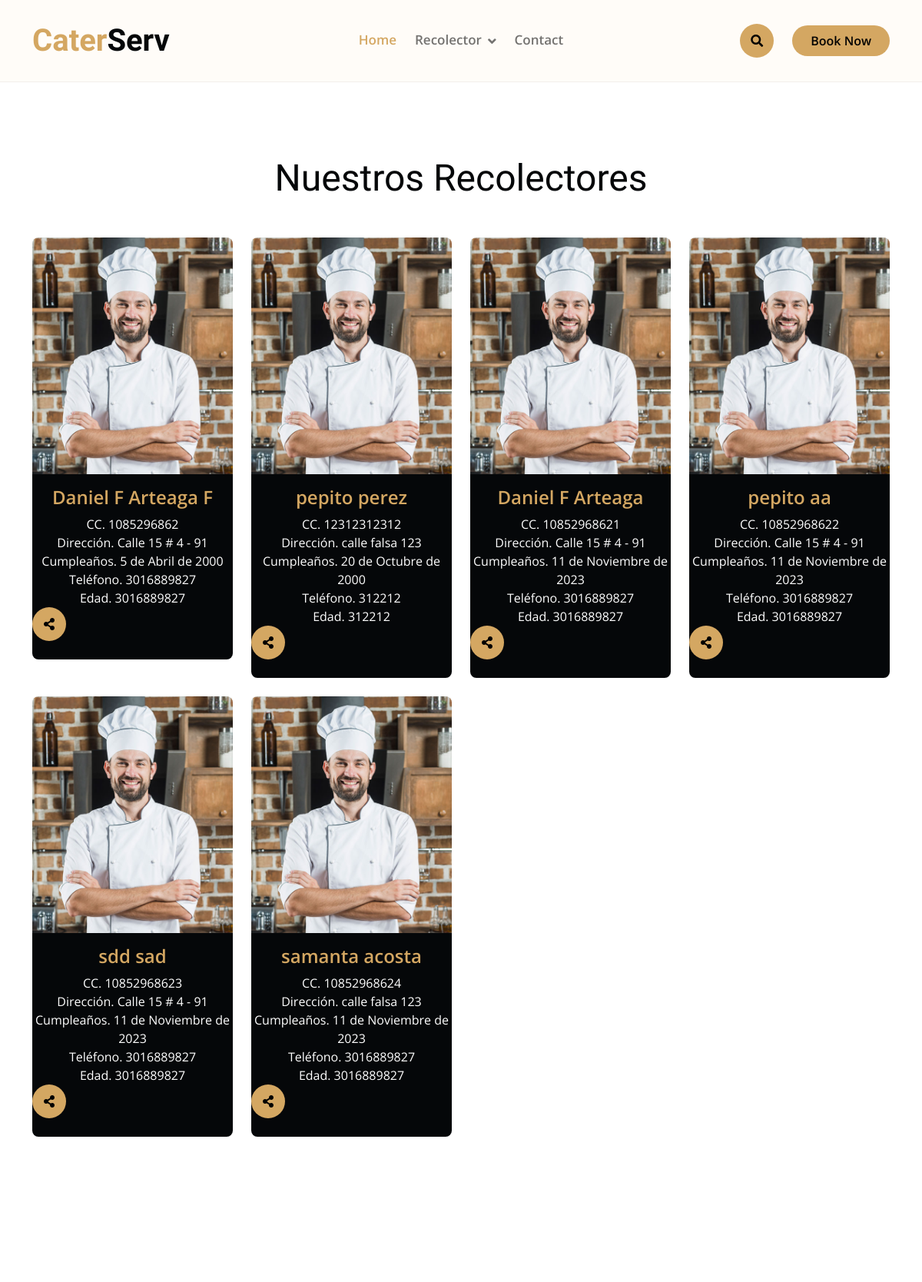
The app's page /recolector/mostrar (upper part), older data.
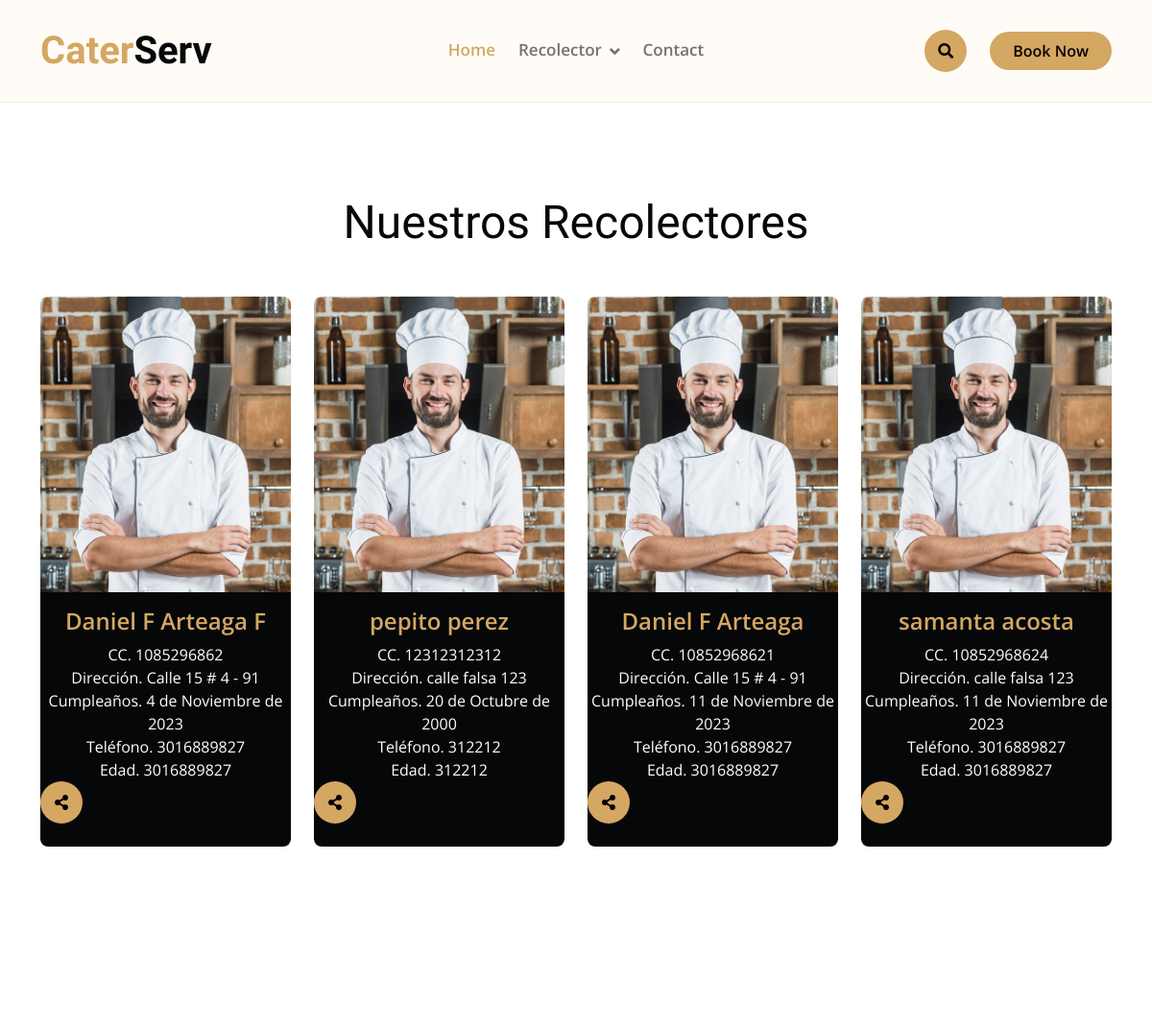
The same page, newer data.
### recolector/models.py (models this page shows, shortened)
class Recolector(models.Model):
    cedula = models.CharField(max_length=12, unique=True, verbose_name='Cedula')
    nombres = models.CharField(max_length=150, verbose_name='Nombres')
    apellido = models.CharField(max_length=150, verbose_name='Apellido')
    direccion = models.CharField(max_length=150, verbose_name='Direccion')
    fNacimiento = models.DateField(null=True, blank=True, verbose_name='Fecha de cumpleaños')
    telefono = models.CharField(max_length=10, null=True, blank=True, verbose_name='Telefono')
    creado = models.DateTimeField(auto_now_add=True, verbose_name='Creado')
    actualizado = models.DateTimeField(auto_now=True, verbose_name='actualizado')
    class Meta:
        verbose_name = 'Recolector'
        verbose_name_plural = 'Recolectores'

### recolector/views.py (the view)
# urls.py: path('mostrar',views.mostrar, name='mostrar_recolector'),
def mostrar(request):
    recolectores=Recolector.objects.all()
    return render(request, 'recolector/mostrar.html',{
        'title': 'Recolectores',
        'recolectores': recolectores
    })

### recolector/templates/recolector/mostrar.html (shortened to what this page needs)
{% extends 'layouts/layout.html' %}
{% block content %}
{% load static %}
<div class="container-fluid team py-6">
    <div class="container">
        <div class="text-center wow bounceInUp" data-wow-delay="0.1s">
            <h1 class="display-5 mb-5">Nuestros Recolectores</h1>
        </div>
        <div class="row g-4">
            {% for recolector in recolectores %}
                <div class="col-lg-3 col-md-6 wow bounceInUp" data-wow-delay="0.1s">
                    <div class="team-item rounded">
                        <img class="img-fluid rounded-top " src="img/team-1.jpg" alt="">
                        <div class="team-content text-center py-3 bg-dark rounded-bottom">
                            <h4 class="text-primary">{{recolector.nombres}} {{recolector.apellido}}</h4>
                            <p class="text-white mb-0">CC. {{recolector.cedula}}</p>
                            <p class="text-white mb-0">Dirección. {{recolector.direccion}}</p>
                            <p class="text-white mb-0">Cumpleaños. {{recolector.fNacimiento}}</p>
                            <p class="text-white mb-0">Teléfono. {{recolector.telefono}}</p>
                            <p class="text-white mb-0">Edad. {{recolector.telefono}}</p>
                            <a class="share btn btn-primary btn-md-square rounded-circle mb-2" href="{% url 'ver_recolector' recolector.pk %}"><i class="fas fa-share-alt"></i></a>
                        </div>
                    </div>
                </div>
            {% endfor %}
        </div>
    </div>
</div>
{% endblock %}

Row changes from the older to the newer data that the page shows:
removed Recolector: nombres "pepito", apellido "aa", cedula "10852968622", direccion "Calle 15 # 4 - 91", fNacimiento "11 de Noviembre de 2023", telefono "3016889827"
removed Recolector: nombres "sdd", apellido "sad", cedula "10852968623", direccion "Calle 15 # 4 - 91", fNacimiento "11 de Noviembre de 2023", telefono "3016889827"
changed Recolector "Arteaga F": fNacimiento "5 de Abril de 2000" → "4 de Noviembre de 2023"
